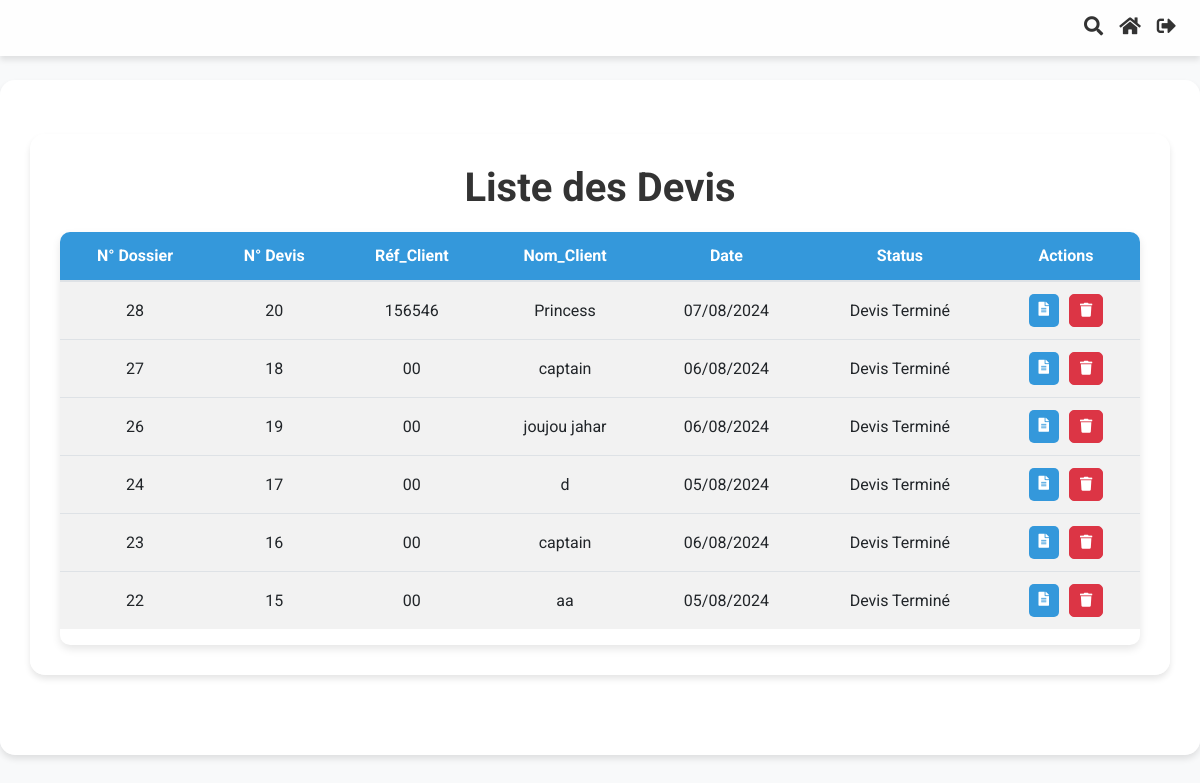
The app's page /application/devis/ (signed in), older data.
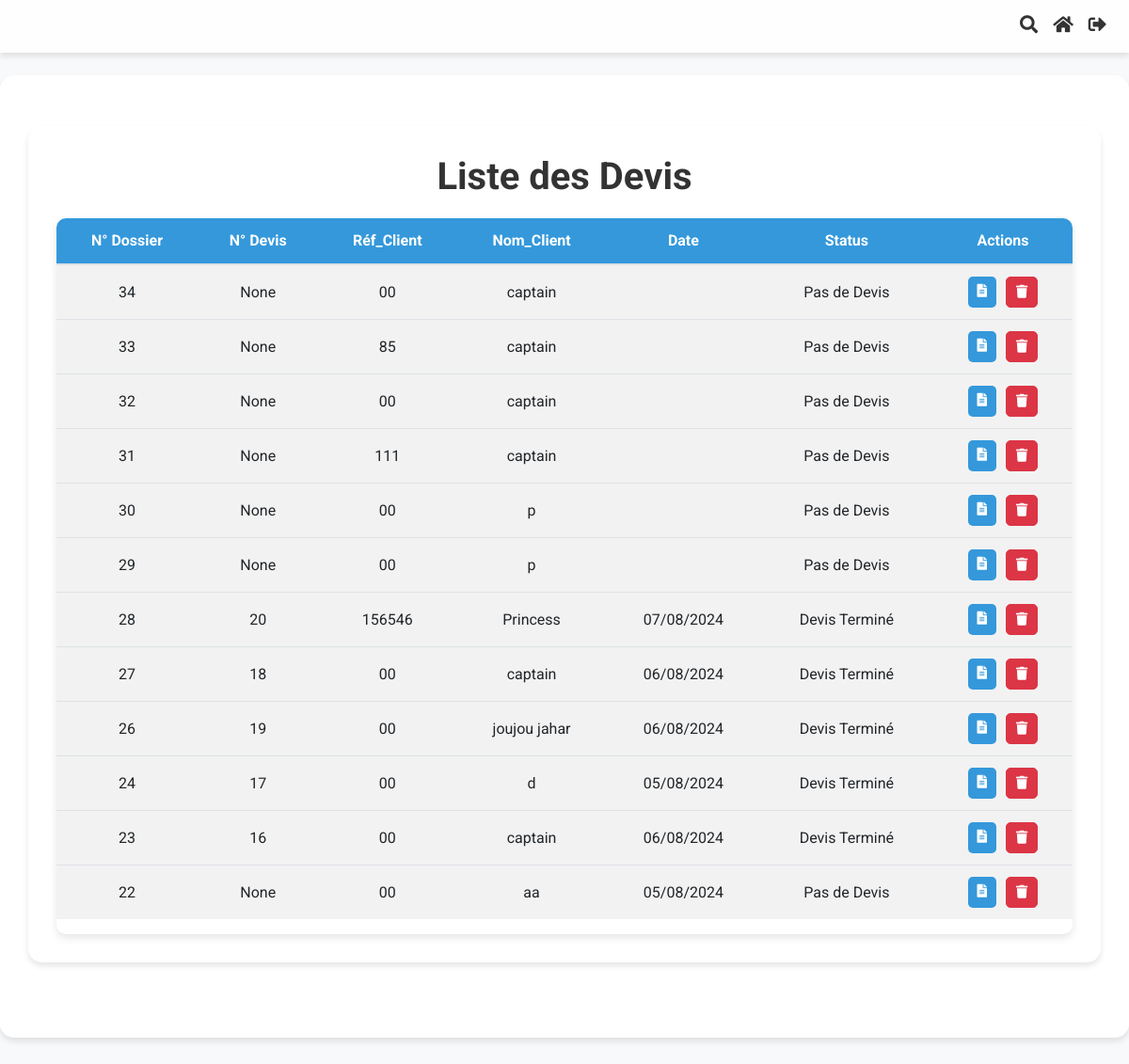
The same page, newer data.
### Application/models.py (models this page shows, shortened)
class Commande(models.Model):
    order_id = models.AutoField(primary_key=True)
    date_time = models.DateTimeField(auto_now_add=True)
    company_reference_number = models.CharField(max_length=100)
    client_name = models.CharField(max_length=100, default="")
    adresse = models.CharField(max_length=255, blank=True, null=True)
    email = models.EmailField(blank=True, null=True)
    fax = models.CharField(max_length=50, blank=True, null=True)
    ice = models.CharField(max_length=50, blank=True, null=True)
    infographiste = models.CharField(max_length=100, blank=True, null=True)
    order_status = models.CharField(max_length=50, choices=[
        ('draft', 'Draft'),
        ('completed', 'Completed')
    ])
    bc_number = models.CharField(max_length=50, blank=True, null=True)
    date_bc = models.DateField(blank=True, null=True)
    devis_date = models.DateTimeField(blank=True, null=True)
    devis_numero = models.IntegerField(null=True, blank=True)
    facture_date = models.DateTimeField(blank=True, null=True)
    facture_numero = models.IntegerField(null=True, blank=True)
    bl_date = models.DateTimeField(blank=True, null=True)
    bl_numero = models.IntegerField(null=True, blank=True)
    remarque = models.CharField(max_length=50, choices=[
        ('paye', 'Payé'),
        ('non_paye', 'Non Payé')
    ], default='non payé')
    facture_status = models.CharField(max_length=50, choices=[
            ('no_facture', 'Pas de Facture'),
            ('facture_termine', 'Facture Terminée')
        ], default='pas de facture')
    bl_status = models.CharField(max_length=50, choices=[
            ('no_bl', 'Pas de bon_livraison'),
            ('bl_termine', 'bon_livraison Terminé')
        ], default='pas de bon_livraison')
    devis_status = models.CharField(max_length=50, choices=[
            ('no_devis', 'Pas de Devis'),
            ('devis_termine', 'Devis Terminé')
        ], default='pas de devis')

### Application/views.py (the view)
# urls.py: path('devis/', views.liste_devis, name='liste_devis'),
@login_required
@user_passes_test(lambda u: u.groups.filter(name='Directeurs').exists())
def liste_devis(request):
    query = request.GET.get('q')
    if query:
        commandes = Commande.objects.filter(
            Q(order_status='completed') & (
                Q(company_reference_number__icontains=query) |
                Q(client_name__icontains=query) |
                Q(devis_numero__icontains=query)
            )
        )
    else:
        commandes = Commande.objects.filter(order_status='completed').order_by('-date_time')
    is_assistant = request.user.groups.filter(name='Assistants').exists()
    return render(request, 'Application/liste_devis.html', {'devis_list': commandes, 'is_assistant': is_assistant})

### Application/templates/Application/liste_devis.html (shortened to what this page needs)
{% extends "base.html" %}
{% load static %}
{% block content %}
<div class="container mt-4">
    <h1 class="text-center header-title">Liste des Devis</h1>
    <div class="table-responsive custom-table">
        <table class="table table-striped" id="devisTable">
            <thead>
                <tr>
                    <th>N° Dossier</th>
                    <th>N° Devis</th>
                    <th>Réf_Client</th>
                    <th>Nom_Client</th>
                    <th>Date</th>
                    <th>Status</th>
                    <th>Actions</th>
                </tr>
            </thead>
            <tbody>
                {% for devis in devis_list %}
                <tr>
                        <td>{{ devis.order_id }}</td>
                        <td>{{ devis.devis_numero}}</td>
                        <td>{{ devis.company_reference_number }}</td>
                        <td>{{ devis.client_name }}</td>
                        <td>{{ devis.devis_date|date:"d/m/Y"}}</td>
                        <td>
                            <form method="post" action="{% url 'update_devis_status' devis.pk %}">
                                {% if devis.devis_status == 'devis_termine' %}
                                    Devis Terminé
                                {% else %}
                                    Pas de Devis
                                {% endif %}
                            </form>
                        </td>
                        <td>
                            <div class="btn-container">
                                <a href="{% url 'generer_devis' devis.pk %}" class="btn btn-sm btn-custom">
                                    <i class="fas fa-file-alt"></i>
                                </a>
                                <button type="button" class="btn btn-sm btn-danger" data-toggle="modal" data-target="#deleteModal{{ devis.pk }}">
                                    <i class="fas fa-trash"></i>
                                </button>
                            </div>
                    </td>
                </tr>
            {% endfor %}
        </tbody>
    </table>
</div>
</div>
{% endblock %}

Row changes from the older to the newer data that the page shows:
added Commande: order_id "34", devis_numero "None", company_reference_number "00", client_name "captain", devis_status "Pas de Devis"
added Commande: order_id "33", devis_numero "None", company_reference_number "85", client_name "captain", devis_status "Pas de Devis"
added Commande: order_id "32", devis_numero "None", company_reference_number "00", client_name "captain", devis_status "Pas de Devis"
added Commande: order_id "31", devis_numero "None", company_reference_number "111", client_name "captain", devis_status "Pas de Devis"
added Commande: order_id "30", devis_numero "None", company_reference_number "00", client_name "p", devis_status "Pas de Devis"
added Commande: order_id "29", devis_numero "None", company_reference_number "00", client_name "p", devis_status "Pas de Devis"
changed Commande "aa": devis_numero "15" → "None"; devis_status "Devis Terminé" → "Pas de Devis"
